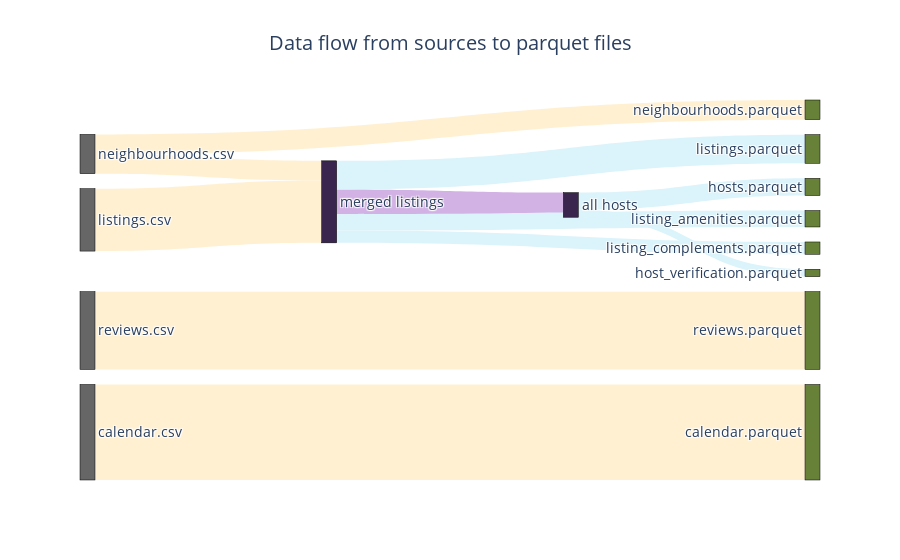

The notebook cell saved with this chart:
### Code cell
### Plot Sankey diagram

fig = go.Figure(data = [go.Sankey(
    valueformat = '.0f',
    valuesuffix = ' users',
    # Define nodes
    node = dict(
      pad = 15,
      thickness = 15,
      line = dict(color = "black", width = 0.5),
      label =  df_sankey_nodes['node'],
      color =  df_sankey_nodes['colour']
    ),
    # Add links
    link = dict(
      source =  df_sankey_links['source_id'],
      target =  df_sankey_links['target_id'],
      value =  df_sankey_links['value'],
#       label =  df_access_sankey_link['label'],
      color =  df_sankey_links['colour']
))])

fig.update_layout(title_text = 'Data flow from sources to parquet files',
                  title_x = 0.5,
                  font_size = 14)
fig.show()

### Figure 1 — Plotly figure (JSON) as saved in the notebook; plotly's stock layout.template omitted (floating-point values rounded to 4 significant figures)
{"data": [{"link": {"color": ["#fff0d1", "#fff0d1", "#fff0d1", "#fff0d1", "#fff0d1", "#d2b2e5", "#dbf3fa", "#dbf3fa", "#dbf3fa", "#dbf3fa", "#dbf3fa"], "source": [0, 3, 2, 2, 1, 4, 4, 4, 4, 5, 5], "target": [13, 12, 4, 8, 4, 5, 9, 10, 11, 6, 7], "value": [17.01, 13.86, 3.497, 3.497, 11.11, 4.381, 5.111, 2.921, 2.191, 3.067, 1.314]}, "node": {"color": ["#666666", "#666666", "#666666", "#666666", "#39254d", "#39254d", "#678238", "#678238", "#678238", "#678238", "#678238", "#678238", "#678238", "#678238"], "label": ["calendar.csv", "listings.csv", "neighbourhoods.csv", "reviews.csv", "merged listings", "all hosts", "hosts.parquet", "host_verification.parquet", "neighbourhoods.parquet", "listings.parquet", "listing_amenities.parquet", "listing_complements.parquet", "reviews.parquet", "calendar.parquet"], "line": {"color": "black", "width": 0.5}, "pad": 15, "thickness": 15}, "type": "sankey", "valueformat": ".0f", "valuesuffix": " users"}], "layout": {"font": {"size": 14}, "title": {"text": "Data flow from sources to parquet files", "x": 0.5}}}
